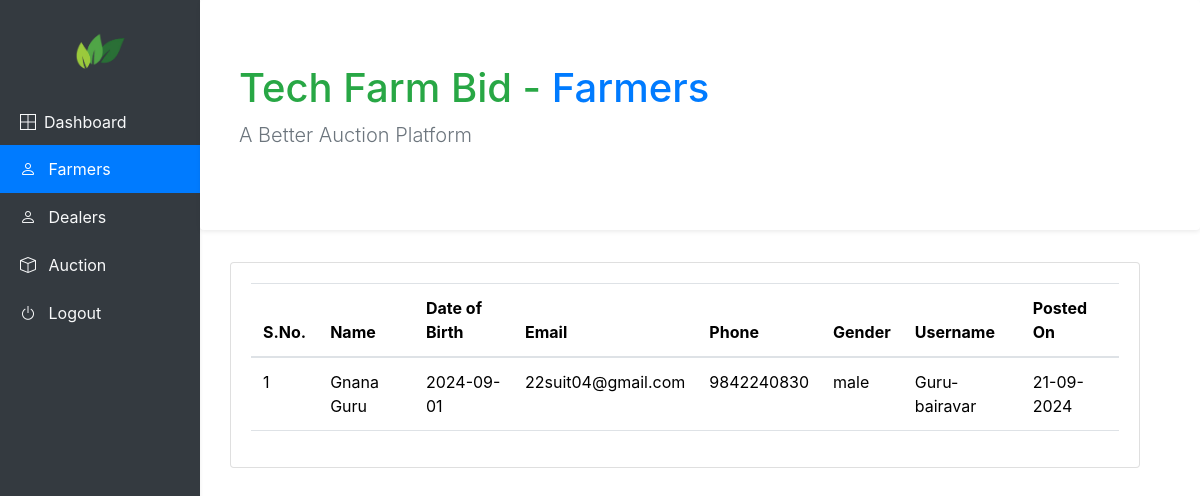
The app's page /admin/farmers.php (signed in), older data.
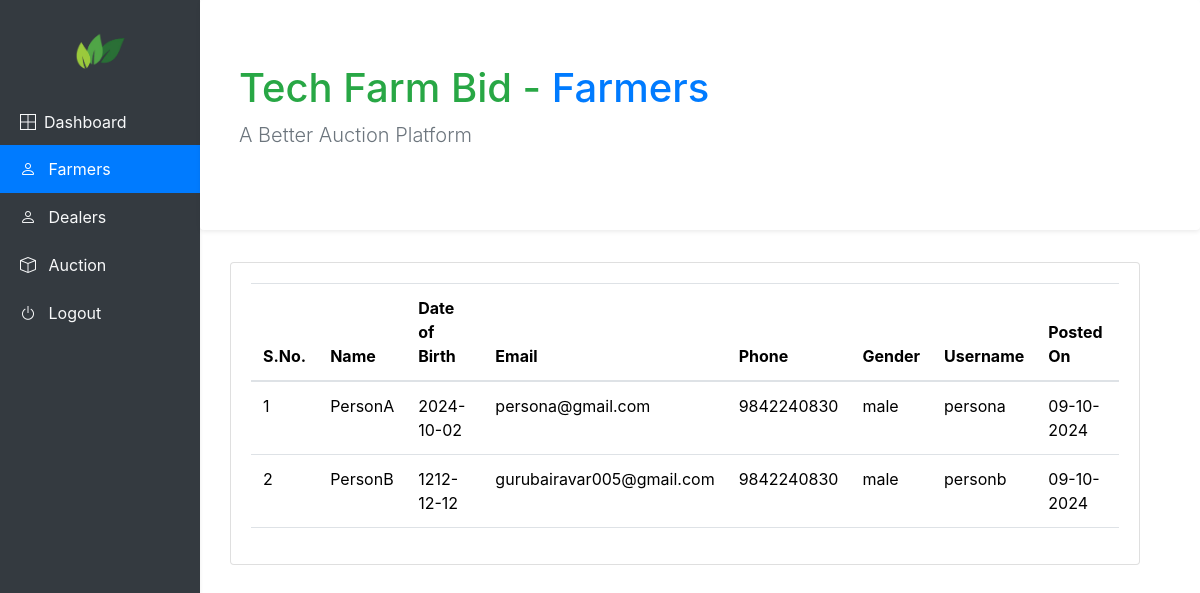
The same page, newer data.
### tables this page shows
CREATE TABLE `user_tbl` (
  `id` int(255) NOT NULL,
  `first_name` varchar(255) NOT NULL,
  `date_of_birth` date NOT NULL,
  `email` varchar(255) NOT NULL,
  `phone` bigint(255) NOT NULL,
  `gender` varchar(255) NOT NULL,
  `role` varchar(255) NOT NULL,
  `username` varchar(255) NOT NULL,
  `password` varchar(255) NOT NULL,
  `registered_date` timestamp NOT NULL DEFAULT current_timestamp() ON UPDATE current_timestamp()
);

### admin/farmers.php (the view, shortened to what this page needs)
<?php include_once '../database/db-connection.php';
 ?>
<!DOCTYPE html>
<html>
<head>
	<link href="../css/bootstrap.min.css" rel="stylesheet">
	<link rel="stylesheet" type="text/css" href="https://cdn.jsdelivr.net/npm/bootstrap@4.6.0/dist/css/bootstrap.min.css">
	<link rel="stylesheet" type="text/css" href="https://cdn.jsdelivr.net/npm/bootstrap-icons@1.4.1/font/bootstrap-icons.css">
</head>
<body>
	<div class="container-fluid">
  <div class="row">
    <div class="col-md-3 col-lg-2 px-0 position-fixed h-100 bg-dark shadow-sm sidebar" id="sidebar">
      <h1 class="d-flex my-4 justify-content-center"><img src="../images/logo.png" height="50" width="50"></h1>
      <div class="list-group rounded-0 bg-dark">
        <a href="dashboard.php" class="list-group-item list-group-item-action border-0 d-flex align-items-center bg-dark text-light">
          <span class="bi bi-border-all"></span>
          <span class="ml-2">Dashboard</span>
        </a>
        <a href="farmers.php" class="list-group-item list-group-item-action border-0 align-items-center active">
          <span class="bi bi-person"></span>
          <span class="ml-2">Farmers</span>
        </a>
        <a href="dealers.php" class="list-group-item list-group-item-action border-0 align-items-center bg-dark text-light">
          <span class="bi bi-person"></span>
          <span class="ml-2">Dealers</span>
        </a>
        <a href="auction.php" class="list-group-item list-group-item-action border-0 align-items-center bg-dark text-light">
          <span class="bi bi-box"></span>
          <span class="ml-2">Auction</span>
        </a>
        <a href="logout.php" class="list-group-item list-group-item-action border-0 align-items-center bg-dark text-light">
          <span class="bi bi-power"></span>
          <span class="ml-2">Logout</span>
        </a>
      </div>
    </div>
    <div class="col-md-9 col-lg-10 ml-md-auto px-0 h-100" >
    	<div class="jumbotron jumbotron-fluid rounded bg-white border-0 shadow-sm border-left px-4">
		  <div class="container">
    		<h1 class="mb-2 text-success">Tech Farm Bid - <span class="text-primary">Farmers</span></h1>
    		<p class="lead text-muted">A Better Auction Platform</p>
  			</div>
		</div>
      <main class="container-fluid">
        <div class="row container d-flex justify-content-center">
<div class="col-lg-12 grid-margin stretch-card">
              <div class="card">
                <div class="card-body">
                  <div class="table-responsive">
                    <table class="table table-hover">
                      <thead>
                        <tr>
                          <th>S.No.</th>
                          <th>Name</th>
                          <th>Date of Birth</th>
                          <th>Email</th>
                          <th>Phone</th>
                          <th>Gender</th>
                          <th>Username</th>
                          <th>Posted On</th>
                        </tr>
                      </thead>
                      <tbody>
                                  <?php
           $sql = "SELECT * FROM user_tbl WHERE role = 'farmer'";
            $result = $conn->query($sql);
            $i = 1;
            if ($result->num_rows > 0) {
              while($row = $result->fetch_assoc()) {
                      ?>
                        <tr>
                          <?php $created_at = date('d-m-Y', strtotime($row['registered_date'])); ?>
                          <td><?php echo $i++; ?></td>
                          <td><?php echo $row['first_name'] ?></td>
                          <td><?php echo $row['date_of_birth'] ?></td>
                          <td><?php echo $row['email'] ?></td>
                          <td><?php echo $row['phone'] ?></td>
                          <td><?php echo $row['gender'] ?></td>
                          <td><?php echo $row['username'] ?></td>
                          <td><?php echo $created_at ?></td>
                        </tr>
                          <?php
                          }
                        }
                          else {
                            echo "<div class='mb-3 bg-warning p-3 rounded'>No Item found, why don't you post one</div>";
                          }
                    ?>
                      </tbody>
                    </table>
                  </div>
                </div>
              </div>
            </div>
            </div>
      </main>
    </div>
  </div>
</div>
</body>
</html>

Row changes from the older to the newer data that the page shows:
removed user_tbl: first_name "Gnana Guru", date_of_birth "2024-09-01", email "22suit04@gmail.com", phone "9842240830", gender "male", username "Guru-bairavar", registered_date "21-09-2024"
added user_tbl: first_name "PersonA", date_of_birth "2024-10-02", email "persona@gmail.com", phone "9842240830", gender "male", username "persona", registered_date "09-10-2024"
added user_tbl: first_name "PersonB", date_of_birth "1212-12-12", email "gurubairavar005@gmail.com", phone "9842240830", gender "male", username "personb", registered_date "09-10-2024"
